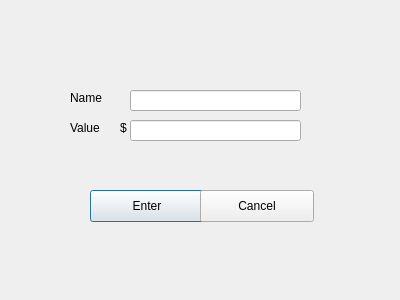
<?xml version="1.0" encoding="UTF-8"?>
<ui version="4.0">
 <class>popup</class>
 <widget class="QDialog" name="popup">
  <property name="geometry">
   <rect>
    <x>0</x>
    <y>0</y>
    <width>400</width>
    <height>300</height>
   </rect>
  </property>
  <property name="windowTitle">
   <string>Manage Asset</string>
  </property>
  <widget class="QPushButton" name="pushButton">
   <property name="geometry">
    <rect>
     <x>90</x>
     <y>190</y>
     <width>114</width>
     <height>32</height>
    </rect>
   </property>
   <property name="text">
    <string>Enter</string>
   </property>
  </widget>
  <widget class="QPushButton" name="pushButton_2">
   <property name="geometry">
    <rect>
     <x>200</x>
     <y>190</y>
     <width>114</width>
     <height>32</height>
    </rect>
   </property>
   <property name="text">
    <string>Cancel</string>
   </property>
  </widget>
  <widget class="QLabel" name="label">
   <property name="geometry">
    <rect>
     <x>70</x>
     <y>90</y>
     <width>41</width>
     <height>16</height>
    </rect>
   </property>
   <property name="text">
    <string>Name</string>
   </property>
  </widget>
  <widget class="QLabel" name="label_2">
   <property name="geometry">
    <rect>
     <x>70</x>
     <y>120</y>
     <width>41</width>
     <height>16</height>
    </rect>
   </property>
   <property name="text">
    <string>Value</string>
   </property>
  </widget>
  <widget class="QLineEdit" name="lineEdit">
   <property name="geometry">
    <rect>
     <x>130</x>
     <y>90</y>
     <width>171</width>
     <height>21</height>
    </rect>
   </property>
  </widget>
  <widget class="QLineEdit" name="lineEdit_2">
   <property name="geometry">
    <rect>
     <x>130</x>
     <y>120</y>
     <width>171</width>
     <height>21</height>
    </rect>
   </property>
  </widget>
  <widget class="QLabel" name="label_3">
   <property name="geometry">
    <rect>
     <x>120</x>
     <y>120</y>
     <width>16</width>
     <height>16</height>
    </rect>
   </property>
   <property name="text">
    <string>$</string>
   </property>
  </widget>
 </widget>
 <resources/>
 <connections>
  <connection>
   <sender>pushButton_2</sender>
   <signal>clicked()</signal>
   <receiver>popup</receiver>
   <slot>close()</slot>
   <hints>
    <hint type="sourcelabel">
     <x>279</x>
     <y>208</y>
    </hint>
    <hint type="destinationlabel">
     <x>302</x>
     <y>259</y>
    </hint>
   </hints>
  </connection>
  <connection>
   <sender>pushButton</sender>
   <signal>clicked()</signal>
   <receiver>popup</receiver>
   <slot>close()</slot>
   <hints>
    <hint type="sourcelabel">
     <x>174</x>
     <y>209</y>
    </hint>
    <hint type="destinationlabel">
     <x>182</x>
     <y>257</y>
    </hint>
   </hints>
  </connection>
 </connections>
</ui>
